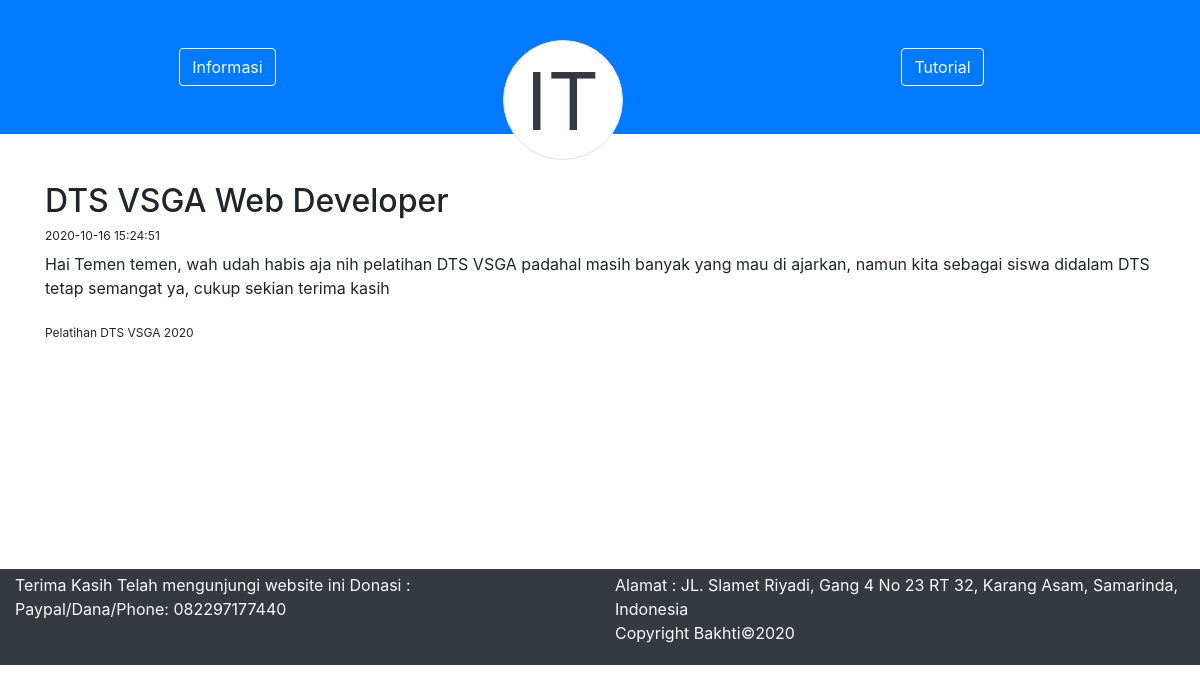
/baca-info.php?id=1, run on the app's committed database.
### tables this page shows
CREATE TABLE `info` (
  `id` int(11) NOT NULL,
  `title` text NOT NULL,
  `content` text NOT NULL,
  `tags` varchar(150) NOT NULL,
  `date` datetime NOT NULL DEFAULT CURRENT_TIMESTAMP,
  `creator` int(10) NOT NULL
);

### config/fungsi.php (called while the page is built, shortened)
<?php
include 'koneksi.php';
function query ($query)
{
	global $conn;
	$sql = mysqli_query($conn,$query);
	if ($sql) {
		return $sql;
	}else{
		mysqli_error($conn);
	}
}
function read ($table, $field, $args="")
{
	$sql = "SELECT $field FROM $table ".$args;
	return query($sql);
}
 ?>

### baca-info.php (the view, shortened to what this page needs)
<?php
include 'config/fungsi.php';
$query=read('info','*','WHERE id='.$_GET['id']);
$fetch=mysqli_fetch_assoc($query);
?>
<!DOCTYPE html>
<html lang="en">
<head>
  <link rel="stylesheet" href="dist/css/bootstrap.css">
</head>
<body>
  <div class="bg-primary align-self-baseline" style="padding: 0; margin: 0;">
    <div class="row container-fluid justify-content-around" >
      <div class="col-4 text-center py-5">
        <a href="informasi.php" class="btn btn-outline-light">Informasi</a>
      </div>
      <div class="col-2 text-center float-left" style="top: calc(5vh);">
        <div class="border rounded-circle rounded-lg bg-white zindex-tooltip" style="width: 120px; height: 120px; font-size: 5em;">
          <a class="display-5 text-dark" data-toggle="collapse" data-target="#navbarToggleExternalContent" aria-controls="navbarToggleExternalContent" aria-expanded="false" aria-label="Toggle navigation">
            IT
          </a>
        </div>
      </div>
      <div class="col-4 text-center py-5">
        <a href="tutorial.php" class="btn btn-outline-light">Tutorial</a>
      </div>
    </div>
  </div>
  <div class="container-fluid">
    <div class="container py-5" style="min-height: 435px;">
    	<h2><?php echo $fetch['title']; ?></h2>
    	<sup><?php echo $fetch['date'];	 ?></sup>
    	<p><?php echo str_replace("\n", "<br>",$fetch['content']); ?></p>
    	<sub><?php echo $fetch['tags']; ?></sub>
    </div>
    <div class="row absolute-bottom bg-dark text-light py-1">
      <div class="col">
        <p>Terima Kasih Telah mengunjungi website ini
          Donasi :<br>
          Paypal/Dana/Phone: 082297177440
        </p>
      </div>
      <div class="col">
        <p>Alamat : JL. Slamet Riyadi, Gang 4 No 23 RT 32, Karang Asam, Samarinda, Indonesia <br>
        Copyright Bakhti&copy;2020</p>
      </div>
    </div>
  </div>
</body>
</html>

### data on the page
info: title "DTS VSGA Web Developer", date "2020-10-16 15:24:51", content "Hai Temen temen, wah udah habis aja nih pelatihan DTS VSGA padahal masih banyak yang mau di ajarkan, namun kita sebagai siswa didalam DTS tetap semangat ya, cukup sekian terima kasih", tags "Pelatihan DTS VSGA 2020"
